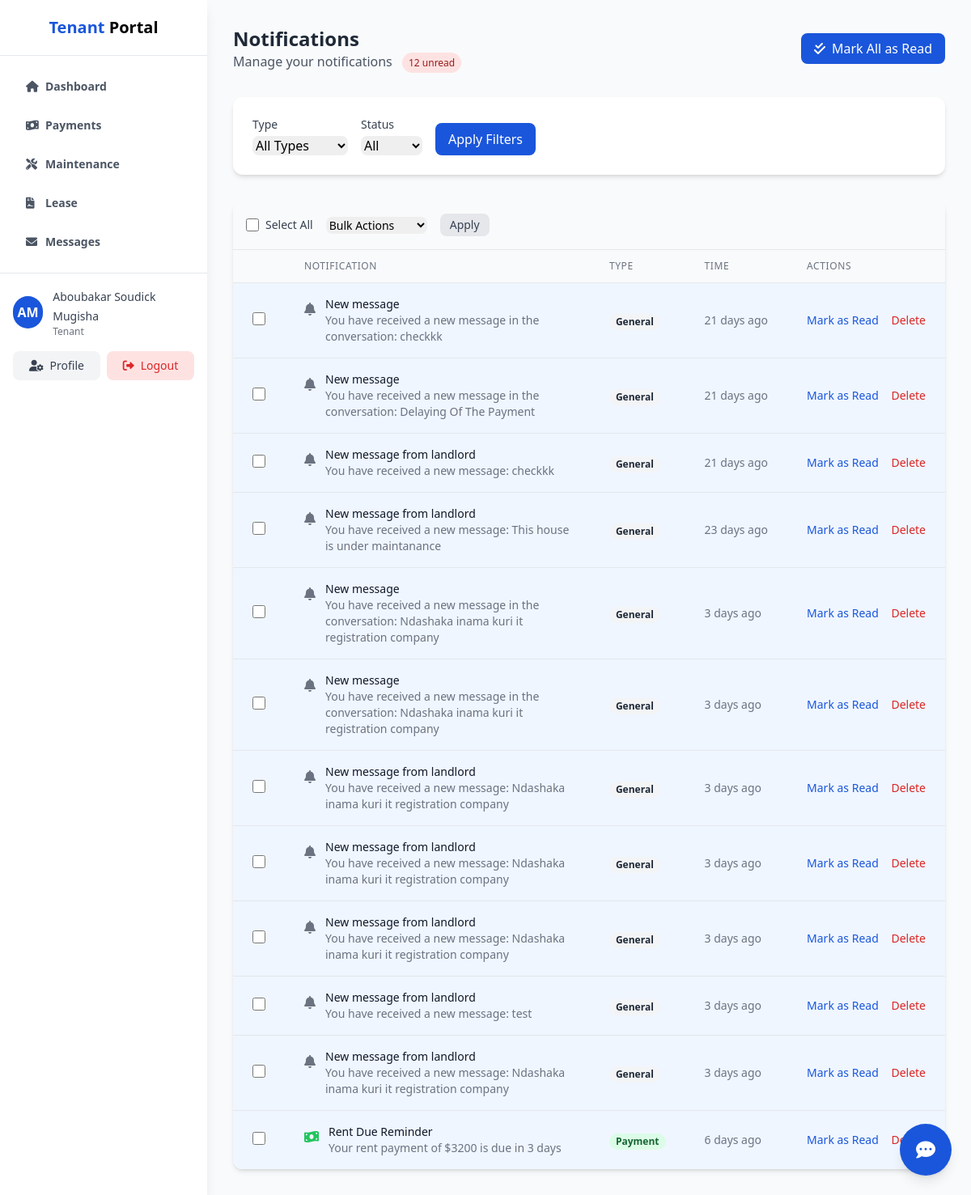
Page /tenant/notifications.php (signed in) on the committed database.
### tables this page shows
CREATE TABLE IF NOT EXISTS notifications (
    notification_id INT AUTO_INCREMENT PRIMARY KEY,
    user_id INT NOT NULL,
    title VARCHAR(100) NOT NULL,
    message TEXT NOT NULL,
    type ENUM('payment', 'maintenance', 'lease', 'general') NOT NULL,
    is_read BOOLEAN DEFAULT FALSE,
    created_at TIMESTAMP DEFAULT CURRENT_TIMESTAMP,
    FOREIGN KEY (user_id) REFERENCES users(user_id) ON DELETE CASCADE
);

### includes/functions.php (called while the page is built, shortened)
<?php
function timeAgo($datetime) {
    $now = new DateTime();
    $ago = new DateTime($datetime);
    $diff = $now->diff($ago);
    if ($diff->d > 0) {
        return $diff->d . ' day' . ($diff->d > 1 ? 's' : '') . ' ago';
    }
    return 'Just now';
}
?>

### tenant/notifications.php (the view, shortened to what this page needs)
<?php
require_once '../includes/functions.php';
$userId = $_SESSION['user_id'];
$page = isset($_GET['page']) ? (int)$_GET['page'] : 1;
$perPage = 20;
$offset = ($page - 1) * $perPage;
$type = isset($_GET['type']) ? $_GET['type'] : 'all';
$readStatus = isset($_GET['status']) ? $_GET['status'] : 'all';
$conditions = ["user_id = :userId"];
$params = ['userId' => $userId];
$whereClause = implode(' AND ', $conditions);
$stmt = $pdo->prepare("
    SELECT *
    FROM notifications
    WHERE $whereClause
    ORDER BY created_at DESC
    LIMIT :offset, :perPage
");
foreach ($params as $key => $value) {
    $stmt->bindValue($key, $value);
}
$stmt->bindValue(':offset', $offset, PDO::PARAM_INT);
$stmt->bindValue(':perPage', $perPage, PDO::PARAM_INT);
$stmt->execute();
$notifications = $stmt->fetchAll();
$stmt = $pdo->prepare("
    SELECT COUNT(*) as count
    FROM notifications
    WHERE user_id = :userId AND is_read = 0
");
$stmt->execute(['userId' => $userId]);
$unreadCount = $stmt->fetch()['count'];
?>
<!DOCTYPE html>
<html lang="en">
<head>
    <script src="https://cdn.tailwindcss.com"></script>
    <link rel="stylesheet" href="https://cdnjs.cloudflare.com/ajax/libs/font-awesome/6.0.0/css/all.min.css">
</head>
<body class="bg-gray-50">
    <?php include 'tenant_sidebar.php'; ?>
    <div class="ml-64 p-8">
        <div class="flex justify-between items-center mb-8">
            <div>
                <h2 class="text-2xl font-bold text-gray-800">Notifications</h2>
                <p class="text-gray-600">
                    Manage your notifications
                    <?php if ($unreadCount > 0): ?>
                        <span class="ml-2 px-2 py-1 text-xs font-medium bg-red-100 text-red-800 rounded-full">
                            <?php echo $unreadCount; ?> unread
                        </span>
                    <?php endif; ?>
                </p>
            </div>
            <div>
                <?php if ($unreadCount > 0): ?>
                <a href="mark_all_read.php" class="bg-primary text-white px-4 py-2 rounded-lg hover:bg-blue-700">
                    <i class="fas fa-check-double mr-2"></i>Mark All as Read
                </a>
                <?php endif; ?>
            </div>
        </div>
        <div class="bg-white rounded-xl shadow-md p-6 mb-8">
            <form method="GET" action="notifications.php" class="flex flex-wrap items-end gap-4">
                <div>
                    <label class="block text-sm font-medium text-gray-700 mb-1">Type</label>
                    <select name="type" class="rounded-lg border-gray-300 focus:border-primary focus:ring-primary">
                        <option value="all" <?php echo $type === 'all' ? 'selected' : ''; ?>>All Types</option>
                    </select>
                </div>
                <div>
                    <label class="block text-sm font-medium text-gray-700 mb-1">Status</label>
                    <select name="status" class="rounded-lg border-gray-300 focus:border-primary focus:ring-primary">
                        <option value="all" <?php echo $readStatus === 'all' ? 'selected' : ''; ?>>All</option>
                    </select>
                </div>
                <div>
                    <button type="submit" class="bg-primary text-white px-4 py-2 rounded-lg hover:bg-blue-700">
                        Apply Filters
                    </button>
                </div>
            </form>
        </div>
        <div class="bg-white rounded-xl shadow-md overflow-hidden">
            <?php if (empty($notifications)): ?>
                <div class="p-6 text-center">
                    <p class="text-gray-500">No notifications found.</p>
                </div>
            <?php else: ?>
                <form method="POST" action="notifications.php">
                    <div class="p-4 border-b border-gray-200 bg-gray-50">
                        <div class="flex items-center space-x-4">
                            <div class="flex items-center">
                                <input type="checkbox" id="selectAll" class="h-4 w-4 text-primary focus:ring-primary border-gray-300 rounded">
                                <label for="selectAll" class="ml-2 text-sm text-gray-700">Select All</label>
                            </div>
                            <div>
                                <select name="action" class="text-sm rounded-lg border-gray-300 focus:border-primary focus:ring-primary">
                                    <option value="">Bulk Actions</option>
                                </select>
                            </div>
                            <button type="submit" class="px-3 py-1 bg-gray-200 text-gray-700 text-sm rounded-lg hover:bg-gray-300">
                                Apply
                            </button>
                        </div>
                    </div>
                    <table class="min-w-full divide-y divide-gray-200">
                        <thead class="bg-gray-50">
                            <tr>
                                <th class="px-6 py-3 text-left text-xs font-medium text-gray-500 uppercase tracking-wider w-10"></th>
                                <th class="px-6 py-3 text-left text-xs font-medium text-gray-500 uppercase tracking-wider">Notification</th>
                                <th class="px-6 py-3 text-left text-xs font-medium text-gray-500 uppercase tracking-wider">Type</th>
                                <th class="px-6 py-3 text-left text-xs font-medium text-gray-500 uppercase tracking-wider">Time</th>
                                <th class="px-6 py-3 text-left text-xs font-medium text-gray-500 uppercase tracking-wider">Actions</th>
                            </tr>
                        </thead>
                        <tbody class="bg-white divide-y divide-gray-200">
                            <?php foreach ($notifications as $notification): ?>
                                <tr class="<?php echo $notification['is_read'] ? '' : 'bg-blue-50'; ?>">
                                    <td class="px-6 py-4">
                                        <input type="checkbox" name="selected[]" value="<?php echo $notification['notification_id']; ?>" class="notification-checkbox h-4 w-4 text-primary focus:ring-primary border-gray-300 rounded">
                                    </td>
                                    <td class="px-6 py-4">
                                        <div class="flex items-start">
                                            <div class="flex-shrink-0 pt-1">
                                                <?php if ($notification['type'] === 'payment'): ?>
                                                    <i class="fas fa-money-bill-wave text-green-500"></i>
                                                <?php elseif ($notification['type'] === 'maintenance'): ?>
                                                    <i class="fas fa-tools text-yellow-500"></i>
                                                <?php elseif ($notification['type'] === 'lease'): ?>
                                                    <i class="fas fa-file-contract text-blue-500"></i>
                                                <?php else: ?>
                                                    <i class="fas fa-bell text-gray-500"></i>
                                                <?php endif; ?>
                                            </div>
                                            <div class="ml-3">
                                                <p class="text-sm font-medium text-gray-900"><?php echo htmlspecialchars($notification['title']); ?></p>
                                                <p class="text-sm text-gray-500"><?php echo htmlspecialchars($notification['message']); ?></p>
                                            </div>
                                        </div>
                                    </td>
                                    <td class="px-6 py-4 whitespace-nowrap">
                                        <span class="px-2 inline-flex text-xs leading-5 font-semibold rounded-full
                                            <?php
                                            switch ($notification['type']) {
                                                case 'payment':
                                                    echo 'bg-green-100 text-green-800';
                                                    break;
                                                default:
                                                    echo 'bg-gray-100 text-gray-800';
                                                    break;
                                            }
                                            ?>">
                                            <?php echo ucfirst($notification['type']); ?>
                                        </span>
                                    </td>
                                    <td class="px-6 py-4 whitespace-nowrap text-sm text-gray-500">
                                        <?php echo timeAgo($notification['created_at']); ?>
                                    </td>
                                                                      <td class="px-6 py-4 whitespace-nowrap text-sm font-medium">
                                        <?php if ($notification['is_read']): ?>
                                            <button
                                                type="button"
                                                class="text-primary hover:text-blue-700 mr-3 notification-action"
                                                data-id="<?php echo $notification['notification_id']; ?>"
                                                data-action="unread"
                                            >
                                                Mark as Unread
                                            </button>
                                        <?php else: ?>
                                            <button
                                                type="button"
                                                class="text-primary hover:text-blue-700 mr-3 notification-action"
                                                data-id="<?php echo $notification['notification_id']; ?>"
                                                data-action="read"
                                            >
                                                Mark as Read
                                            </button>
                                        <?php endif; ?>
                                        <button
                                            type="button"
                                            class="text-red-600 hover:text-red-900 notification-action"
                                            data-id="<?php echo $notification['notification_id']; ?>"
                                            data-action="delete"
                                            data-confirm="Are you sure you want to delete this notification?"
                                        >
                                            Delete
                                        </button>
                                    </td>
                                </tr>
                            <?php endforeach; ?>
                        </tbody>
                    </table>
                </form>
            <?php endif; ?>
        </div>
    </div>
</body>
</html>

### rows in the picture
notifications: title "New message", message "You have received a new message in the conversation: checkkk", type "General", created_at "21 days ago"
notifications: title "New message", message "You have received a new message in the conversation: Delaying Of The Payment", type "General", created_at "21 days ago"
notifications: title "New message from landlord", message "You have received a new message: checkkk", type "General", created_at "21 days ago"
notifications: title "New message from landlord", message "You have received a new message: This house is under maintanance", type "General", created_at "23 days ago"
notifications: title "New message", message "You have received a new message in the conversation: Ndashaka inama kuri it registration company", type "General", created_at "3 days ago"
notifications: title "New message", message "You have received a new message in the conversation: Ndashaka inama kuri it registration company", type "General", created_at "3 days ago"
notifications: title "New message from landlord", message "You have received a new message: Ndashaka inama kuri it registration company", type "General", created_at "3 days ago"
notifications: title "New message from landlord", message "You have received a new message: Ndashaka inama kuri it registration company", type "General", created_at "3 days ago"
notifications: title "New message from landlord", message "You have received a new message: Ndashaka inama kuri it registration company", type "General", created_at "3 days ago"
notifications: title "New message from landlord", message "You have received a new message: test", type "General", created_at "3 days ago"
notifications: title "New message from landlord", message "You have received a new message: Ndashaka inama kuri it registration company", type "General", created_at "3 days ago"
notifications: title "Rent Due Reminder", message "Your rent payment of $3200 is due in 3 days", type "Payment", created_at "6 days ago"

### other values in the picture
substr($_SESSION['first_name'], 0, 1) "A"
substr($_SESSION['last_name'], 0, 1) "M"
$_SESSION['first_name'] . ' ' . $_SESSION['last_name'] "Aboubakar Soudick Mugisha"
$_SESSION['role'] "Tenant"
$unreadCount "12"
